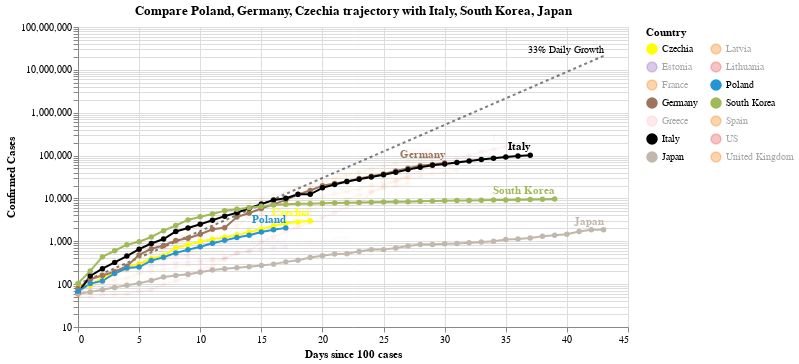

Notebook code cell kept with this figure:
### Code cell
#hide_input
chart2 = make_since_chart(['Poland', 'Germany', 'Czechia'])
chart2

### Figure 1 — Vega-Lite specification as saved in the notebook (floating-point values rounded to 4 significant figures; data arrays with more than 128 entries replaced by an {"elided": "..."} marker saying what was removed)
{"config": {"view": {"continuousWidth": 400, "continuousHeight": 300}}, "layer": [{"mark": {"type": "line", "color": "black", "opacity": 0.5, "strokeDash": [3, 3]}, "encoding": {"x": {"type": "quantitative", "field": "Days since 100 cases"}, "y": {"type": "quantitative", "field": "Confirmed Cases"}}}, {"mark": {"type": "text", "align": "right", "dy": -6, "fontSize": 10, "text": "33% Daily Growth"}, "encoding": {"x": {"type": "quantitative", "field": "Days since 100 cases"}, "y": {"type": "quantitative", "field": "Confirmed Cases"}}, "transform": [{"filter": "(datum['Days since 100 cases'] >= 43)"}]}, {"data": {"name": "data-308f7113319883887f8effbd4b3e384e"}, "mark": {"type": "line", "point": true}, "encoding": {"color": {"type": "nominal", "field": "Country", "legend": {"columns": 2}, "scale": {"domain": ["Czechia", "Estonia", "France", "Germany", "Greece", "Italy", "Japan", "Latvia", "Lithuania", "Poland", "South Korea", "Spain", "US", "United Kingdom"], "range": ["yellow", "#9467bd", "#F58518", "#9D755D", "pink", "black", "#C1B7AD", "#F58518", "#E45756", "#2495D3", "#A1BA59", "#F58518", "#E45756", "#F58518"]}}, "opacity": {"condition": {"value": 1, "selection": "selector002"}, "value": 0.05}, "tooltip": [{"type": "nominal", "field": "Country"}, {"type": "temporal", "field": "Date"}, {"type": "quantitative", "field": "Confirmed Cases"}, {"type": "quantitative", "field": "Days since 100 cases"}], "x": {"type": "quantitative", "field": "Days since 100 cases"}, "y": {"type": "quantitative", "field": "Confirmed Cases", "scale": {"type": "log"}}}, "selection": {"selector002": {"type": "multi", "fields": ["Country"], "bind": "legend", "init": [{"Country": "Poland"}, {"Country": "Germany"}, {"Country": "Czechia"}, {"Country": "Italy"}, {"Country": "South Korea"}, {"Country": "Japan"}]}}, "width": 550}, {"data": {"name": "data-308f7113319883887f8effbd4b3e384e"}, "mark": {"type": "text", "align": "right", "dy": -8, "fontWeight": "bold"}, "encoding": {"color": {"type": "nominal", "field": "Country", "legend": {"columns": 2}, "scale": {"domain": ["Czechia", "Estonia", "France", "Germany", "Greece", "Italy", "Japan", "Latvia", "Lithuania", "Poland", "South Korea", "Spain", "US", "United Kingdom"], "range": ["yellow", "#9467bd", "#F58518", "#9D755D", "pink", "black", "#C1B7AD", "#F58518", "#E45756", "#2495D3", "#A1BA59", "#F58518", "#E45756", "#F58518"]}}, "opacity": {"condition": {"value": 1, "selection": "selector002"}, "value": 0.05}, "text": {"type": "nominal", "field": "Country"}, "tooltip": [{"type": "nominal", "field": "Country"}, {"type": "temporal", "field": "Date"}, {"type": "quantitative", "field": "Confirmed Cases"}, {"type": "quantitative", "field": "Days since 100 cases"}], "x": {"type": "quantitative", "field": "Days since 100 cases"}, "y": {"type": "quantitative", "field": "Confirmed Cases", "scale": {"type": "log"}}}, "transform": [{"filter": "(datum['Date'] >= 1585526400000)"}], "width": 550}], "data": {"name": "data-2d6eaef9bdda725a1778cb4b1539dc79"}, "title": "Compare Poland, Germany, Czechia trajectory with Italy, South Korea, Japan", "$schema": "https://vega.github.io/schema/vega-lite/v4.0.2.json", "datasets": {"data-2d6eaef9bdda725a1778cb4b1539dc79": [{"Days since 100 cases": 0, "Confirmed Cases": 100.0}, {"Days since 100 cases": 1, "Confirmed Cases": 133.0}, {"Days since 100 cases": 2, "Confirmed Cases": 176.9}, {"Days since 100 cases": 3, "Confirmed Cases": 235.3}, {"Days since 100 cases": 4, "Confirmed Cases": 312.9}, {"Days since 100 cases": 5, "Confirmed Cases": 416.2}, {"Days since 100 cases": 6, "Confirmed Cases": 553.5}, {"Days since 100 cases": 7, "Confirmed Cases": 736.1}, {"Days since 100 cases": 8, "Confirmed Cases": 979.1}, {"Days since 100 cases": 9, "Confirmed Cases": 1302.0}, {"Days since 100 cases": 10, "Confirmed Cases": 1732.0}, {"Days since 100 cases": 11, "Confirmed Cases": 2303.0}, {"Days since 100 cases": 12, "Confirmed Cases": 3064.0}, {"Days since 100 cases": 13, "Confirmed Cases": 4074.0}, {"Days since 100 cases": 14, "Confirmed Cases": 5419.0}, {"Days since 100 cases": 15, "Confirmed Cases": 7207.0}, {"Days since 100 cases": 16, "Confirmed Cases": 9586.0}, {"Days since 100 cases": 17, "Confirmed Cases": 12750.0}, {"Days since 100 cases": 18, "Confirmed Cases": 16960.0}, {"Days since 100 cases": 19, "Confirmed Cases": 22550.0}, {"Days since 100 cases": 20, "Confirmed Cases": 29990.0}, {"Days since 100 cases": 21, "Confirmed Cases": 39890.0}, {"Days since 100 cases": 22, "Confirmed Cases": 53060.0}, {"Days since 100 cases": 23, "Confirmed Cases": 70560.0}, {"Days since 100 cases": 24, "Confirmed Cases": 93850.0}, {"Days since 100 cases": 25, "Confirmed Cases": 124800.0}, {"Days since 100 cases": 26, "Confirmed Cases": 166000.0}, {"Days since 100 cases": 27, "Confirmed Cases": 220800.0}, {"Days since 100 cases": 28, "Confirmed Cases": 293700.0}, {"Days since 100 cases": 29, "Confirmed Cases": 390600.0}, {"Days since 100 cases": 30, "Confirmed Cases": 519500.0}, {"Days since 100 cases": 31, "Confirmed Cases": 690900.0}, {"Days since 100 cases": 32, "Confirmed Cases": 918900.0}, {"Days since 100 cases": 33, "Confirmed Cases": 1222000.0}, {"Days since 100 cases": 34, "Confirmed Cases": 1625000.0}, {"Days since 100 cases": 35, "Confirmed Cases": 2162000.0}, {"Days since 100 cases": 36, "Confirmed Cases": 2875000.0}, {"Days since 100 cases": 37, "Confirmed Cases": 3824000.0}, {"Days since 100 cases": 38, "Confirmed Cases": 5086000.0}, {"Days since 100 cases": 39, "Confirmed Cases": 6764000.0}, {"Days since 100 cases": 40, "Confirmed Cases": 8996000.0}, {"Days since 100 cases": 41, "Confirmed Cases": 11970000.0}, {"Days since 100 cases": 42, "Confirmed Cases": 15910000.0}, {"Days since 100 cases": 43, "Confirmed Cases": 21170000.0}], "data-308f7113319883887f8effbd4b3e384e": {"elided": "381 records"}}}
